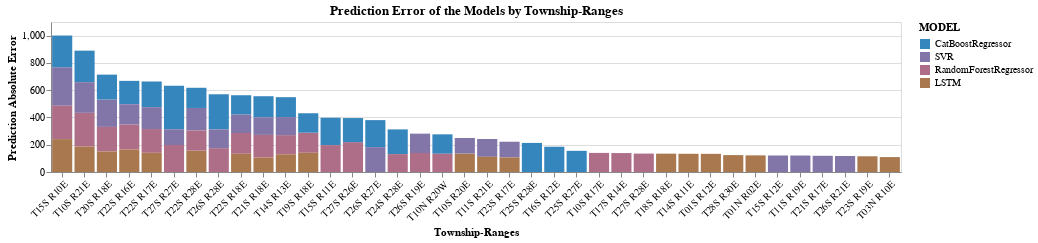

Notebook cell for this chart:
### Code cell
draw_model_error_by_township(error_by_gsegwe_df)

### Figure 1 — Vega-Lite specification as saved in the notebook (floating-point values rounded to 4 significant figures)
{"config": {"view": {"continuousWidth": 400, "continuousHeight": 300}}, "data": {"name": "data-17b64fb79d79f7134501fa431038214f"}, "mark": {"type": "bar", "opacity": 1}, "encoding": {"color": {"field": "MODEL", "scale": {"domain": ["CatBoostRegressor", "SVR", "RandomForestRegressor", "LSTM"], "range": ["#3586BD", "#8275A8", "#AE6E88", "#A9784F"]}, "type": "nominal"}, "tooltip": [{"field": "MODEL", "type": "nominal"}, {"field": "ABS_ERROR", "type": "quantitative"}, {"field": "TOWNSHIP_RANGE", "type": "nominal"}], "x": {"axis": {"labelAngle": -45}, "field": "TOWNSHIP_RANGE", "sort": "-y", "title": "Township-Ranges", "type": "nominal"}, "y": {"field": "ABS_ERROR", "title": "Prediction Absolute Error", "type": "quantitative"}}, "height": 150, "title": "Prediction Error of the Models by Township-Ranges", "width": 850, "$schema": "https://vega.github.io/schema/vega-lite/v4.17.0.json", "datasets": {"data-17b64fb79d79f7134501fa431038214f": [{"TOWNSHIP_RANGE": "T27S R27E", "2021_GSE_GWE": 626.5, "MODEL": "CatBoostRegressor", "ABS_ERROR": 319.3}, {"TOWNSHIP_RANGE": "T15S R10E", "2021_GSE_GWE": 182.3, "MODEL": "SVR", "ABS_ERROR": 282.5}, {"TOWNSHIP_RANGE": "T26S R28E", "2021_GSE_GWE": 708.6, "MODEL": "CatBoostRegressor", "ABS_ERROR": 257.6}, {"TOWNSHIP_RANGE": "T10S R21E", "2021_GSE_GWE": 27.3, "MODEL": "RandomForestRegressor", "ABS_ERROR": 247.5}, {"TOWNSHIP_RANGE": "T15S R10E", "2021_GSE_GWE": 182.3, "MODEL": "RandomForestRegressor", "ABS_ERROR": 244.6}, {"TOWNSHIP_RANGE": "T15S R10E", "2021_GSE_GWE": 182.3, "MODEL": "LSTM", "ABS_ERROR": 241.2}, {"TOWNSHIP_RANGE": "T15S R10E", "2021_GSE_GWE": 182.3, "MODEL": "CatBoostRegressor", "ABS_ERROR": 232.6}, {"TOWNSHIP_RANGE": "T10S R21E", "2021_GSE_GWE": 27.3, "MODEL": "CatBoostRegressor", "ABS_ERROR": 231.1}, {"TOWNSHIP_RANGE": "T10S R21E", "2021_GSE_GWE": 27.3, "MODEL": "SVR", "ABS_ERROR": 225.0}, {"TOWNSHIP_RANGE": "T27S R26E", "2021_GSE_GWE": 443.7, "MODEL": "RandomForestRegressor", "ABS_ERROR": 218.9}, {"TOWNSHIP_RANGE": "T25S R28E", "2021_GSE_GWE": 625.6, "MODEL": "CatBoostRegressor", "ABS_ERROR": 213.3}, {"TOWNSHIP_RANGE": "T20S R18E", "2021_GSE_GWE": 391.8, "MODEL": "SVR", "ABS_ERROR": 201.1}, {"TOWNSHIP_RANGE": "T15S R11E", "2021_GSE_GWE": 621.0, "MODEL": "CatBoostRegressor", "ABS_ERROR": 200.9}, {"TOWNSHIP_RANGE": "T26S R27E", "2021_GSE_GWE": 622.6, "MODEL": "CatBoostRegressor", "ABS_ERROR": 198.1}, {"TOWNSHIP_RANGE": "T27S R27E", "2021_GSE_GWE": 626.5, "MODEL": "RandomForestRegressor", "ABS_ERROR": 198.0}, {"TOWNSHIP_RANGE": "T15S R11E", "2021_GSE_GWE": 621.0, "MODEL": "RandomForestRegressor", "ABS_ERROR": 197.0}, {"TOWNSHIP_RANGE": "T22S R17E", "2021_GSE_GWE": 473.4, "MODEL": "CatBoostRegressor", "ABS_ERROR": 188.3}, {"TOWNSHIP_RANGE": "T10S R21E", "2021_GSE_GWE": 27.3, "MODEL": "LSTM", "ABS_ERROR": 186.3}, {"TOWNSHIP_RANGE": "T16S R12E", "2021_GSE_GWE": 621.0, "MODEL": "CatBoostRegressor", "ABS_ERROR": 185.3}, {"TOWNSHIP_RANGE": "T22S R16E", "2021_GSE_GWE": 483.0, "MODEL": "RandomForestRegressor", "ABS_ERROR": 184.1}, {"TOWNSHIP_RANGE": "T26S R27E", "2021_GSE_GWE": 622.6, "MODEL": "SVR", "ABS_ERROR": 182.4}, {"TOWNSHIP_RANGE": "T20S R18E", "2021_GSE_GWE": 391.8, "MODEL": "CatBoostRegressor", "ABS_ERROR": 182.4}, {"TOWNSHIP_RANGE": "T24S R28E", "2021_GSE_GWE": 546.1, "MODEL": "CatBoostRegressor", "ABS_ERROR": 181.1}, {"TOWNSHIP_RANGE": "T20S R18E", "2021_GSE_GWE": 391.8, "MODEL": "RandomForestRegressor", "ABS_ERROR": 180.0}, {"TOWNSHIP_RANGE": "T27S R26E", "2021_GSE_GWE": 443.7, "MODEL": "CatBoostRegressor", "ABS_ERROR": 176.7}, {"TOWNSHIP_RANGE": "T26S R28E", "2021_GSE_GWE": 708.6, "MODEL": "RandomForestRegressor", "ABS_ERROR": 174.9}, {"TOWNSHIP_RANGE": "T22S R17E", "2021_GSE_GWE": 473.4, "MODEL": "RandomForestRegressor", "ABS_ERROR": 174.1}, {"TOWNSHIP_RANGE": "T22S R16E", "2021_GSE_GWE": 483.0, "MODEL": "CatBoostRegressor", "ABS_ERROR": 171.2}, {"TOWNSHIP_RANGE": "T21S R18E", "2021_GSE_GWE": 416.2, "MODEL": "RandomForestRegressor", "ABS_ERROR": 166.2}, {"TOWNSHIP_RANGE": "T22S R28E", "2021_GSE_GWE": 269.7, "MODEL": "SVR", "ABS_ERROR": 165.1}, {"TOWNSHIP_RANGE": "T22S R16E", "2021_GSE_GWE": 483.0, "MODEL": "LSTM", "ABS_ERROR": 164.7}, {"TOWNSHIP_RANGE": "T22S R17E", "2021_GSE_GWE": 473.4, "MODEL": "SVR", "ABS_ERROR": 160.3}, {"TOWNSHIP_RANGE": "T22S R28E", "2021_GSE_GWE": 269.7, "MODEL": "LSTM", "ABS_ERROR": 156.8}, {"TOWNSHIP_RANGE": "T25S R27E", "2021_GSE_GWE": 558.6, "MODEL": "CatBoostRegressor", "ABS_ERROR": 155.3}, {"TOWNSHIP_RANGE": "T21S R18E", "2021_GSE_GWE": 416.2, "MODEL": "CatBoostRegressor", "ABS_ERROR": 155.1}, {"TOWNSHIP_RANGE": "T22S R18E", "2021_GSE_GWE": 406.4, "MODEL": "RandomForestRegressor", "ABS_ERROR": 152.4}, {"TOWNSHIP_RANGE": "T20S R18E", "2021_GSE_GWE": 391.8, "MODEL": "LSTM", "ABS_ERROR": 150.7}, {"TOWNSHIP_RANGE": "T22S R16E", "2021_GSE_GWE": 483.0, "MODEL": "SVR", "ABS_ERROR": 148.3}, {"TOWNSHIP_RANGE": "T22S R28E", "2021_GSE_GWE": 269.7, "MODEL": "CatBoostRegressor", "ABS_ERROR": 148.1}, {"TOWNSHIP_RANGE": "T22S R28E", "2021_GSE_GWE": 269.7, "MODEL": "RandomForestRegressor", "ABS_ERROR": 147.7}, {"TOWNSHIP_RANGE": "T19S R18E", "2021_GSE_GWE": 348.8, "MODEL": "RandomForestRegressor", "ABS_ERROR": 147.3}, {"TOWNSHIP_RANGE": "T14S R13E", "2021_GSE_GWE": 192.2, "MODEL": "CatBoostRegressor", "ABS_ERROR": 146.0}, {"TOWNSHIP_RANGE": "T19S R18E", "2021_GSE_GWE": 348.8, "MODEL": "CatBoostRegressor", "ABS_ERROR": 142.6}, {"TOWNSHIP_RANGE": "T10N R20W", "2021_GSE_GWE": 569.5, "MODEL": "CatBoostRegressor", "ABS_ERROR": 142.4}, {"TOWNSHIP_RANGE": "T22S R18E", "2021_GSE_GWE": 406.4, "MODEL": "CatBoostRegressor", "ABS_ERROR": 142.4}, {"TOWNSHIP_RANGE": "T26S R19E", "2021_GSE_GWE": 210.0, "MODEL": "SVR", "ABS_ERROR": 141.6}, {"TOWNSHIP_RANGE": "T19S R18E", "2021_GSE_GWE": 348.8, "MODEL": "LSTM", "ABS_ERROR": 141.0}, {"TOWNSHIP_RANGE": "T22S R17E", "2021_GSE_GWE": 473.4, "MODEL": "LSTM", "ABS_ERROR": 140.9}, {"TOWNSHIP_RANGE": "T14S R13E", "2021_GSE_GWE": 192.2, "MODEL": "RandomForestRegressor", "ABS_ERROR": 140.6}, {"TOWNSHIP_RANGE": "T10S R17E", "2021_GSE_GWE": 297.7, "MODEL": "RandomForestRegressor", "ABS_ERROR": 140.1}, {"TOWNSHIP_RANGE": "T26S R19E", "2021_GSE_GWE": 210.0, "MODEL": "RandomForestRegressor", "ABS_ERROR": 139.5}, {"TOWNSHIP_RANGE": "T17S R14E", "2021_GSE_GWE": 475.2, "MODEL": "RandomForestRegressor", "ABS_ERROR": 138.8}, {"TOWNSHIP_RANGE": "T26S R28E", "2021_GSE_GWE": 708.6, "MODEL": "SVR", "ABS_ERROR": 137.6}, {"TOWNSHIP_RANGE": "T10S R20E", "2021_GSE_GWE": 163.3, "MODEL": "LSTM", "ABS_ERROR": 135.6}, {"TOWNSHIP_RANGE": "T27S R28E", "2021_GSE_GWE": 367.5, "MODEL": "RandomForestRegressor", "ABS_ERROR": 135.0}, {"TOWNSHIP_RANGE": "T18S R18E", "2021_GSE_GWE": 294.3, "MODEL": "LSTM", "ABS_ERROR": 134.5}, {"TOWNSHIP_RANGE": "T22S R18E", "2021_GSE_GWE": 406.4, "MODEL": "SVR", "ABS_ERROR": 134.4}, {"TOWNSHIP_RANGE": "T10N R20W", "2021_GSE_GWE": 569.5, "MODEL": "RandomForestRegressor", "ABS_ERROR": 133.7}, {"TOWNSHIP_RANGE": "T22S R18E", "2021_GSE_GWE": 406.4, "MODEL": "LSTM", "ABS_ERROR": 133.7}, {"TOWNSHIP_RANGE": "T14S R11E", "2021_GSE_GWE": 208.0, "MODEL": "LSTM", "ABS_ERROR": 133.5}, {"TOWNSHIP_RANGE": "T01S R12E", "2021_GSE_GWE": 161.8, "MODEL": "LSTM", "ABS_ERROR": 133.0}, {"TOWNSHIP_RANGE": "T14S R13E", "2021_GSE_GWE": 192.2, "MODEL": "SVR", "ABS_ERROR": 132.1}, {"TOWNSHIP_RANGE": "T24S R28E", "2021_GSE_GWE": 546.1, "MODEL": "RandomForestRegressor", "ABS_ERROR": 131.2}, {"TOWNSHIP_RANGE": "T11S R21E", "2021_GSE_GWE": 48.35, "MODEL": "SVR", "ABS_ERROR": 130.8}, {"TOWNSHIP_RANGE": "T14S R13E", "2021_GSE_GWE": 192.2, "MODEL": "LSTM", "ABS_ERROR": 129.9}, {"TOWNSHIP_RANGE": "T21S R18E", "2021_GSE_GWE": 416.2, "MODEL": "SVR", "ABS_ERROR": 128.6}, {"TOWNSHIP_RANGE": "T28S R30E", "2021_GSE_GWE": 29.29, "MODEL": "LSTM", "ABS_ERROR": 124.0}, {"TOWNSHIP_RANGE": "T01N R02E", "2021_GSE_GWE": 53.19, "MODEL": "LSTM", "ABS_ERROR": 122.0}, {"TOWNSHIP_RANGE": "T15S R12E", "2021_GSE_GWE": 394.1, "MODEL": "SVR", "ABS_ERROR": 121.1}, {"TOWNSHIP_RANGE": "T11S R19E", "2021_GSE_GWE": 304.2, "MODEL": "SVR", "ABS_ERROR": 120.8}, {"TOWNSHIP_RANGE": "T21S R17E", "2021_GSE_GWE": 437.7, "MODEL": "SVR", "ABS_ERROR": 118.7}, {"TOWNSHIP_RANGE": "T26S R21E", "2021_GSE_GWE": 236.7, "MODEL": "SVR", "ABS_ERROR": 117.4}, {"TOWNSHIP_RANGE": "T23S R17E", "2021_GSE_GWE": 369.4, "MODEL": "SVR", "ABS_ERROR": 115.6}, {"TOWNSHIP_RANGE": "T27S R27E", "2021_GSE_GWE": 626.5, "MODEL": "SVR", "ABS_ERROR": 115.5}, {"TOWNSHIP_RANGE": "T23S R19E", "2021_GSE_GWE": 116.6, "MODEL": "LSTM", "ABS_ERROR": 115.3}, {"TOWNSHIP_RANGE": "T10S R20E", "2021_GSE_GWE": 163.3, "MODEL": "SVR", "ABS_ERROR": 114.0}, {"TOWNSHIP_RANGE": "T11S R21E", "2021_GSE_GWE": 48.35, "MODEL": "LSTM", "ABS_ERROR": 111.2}, {"TOWNSHIP_RANGE": "T03N R10E", "2021_GSE_GWE": 88.8, "MODEL": "LSTM", "ABS_ERROR": 109.4}, {"TOWNSHIP_RANGE": "T23S R17E", "2021_GSE_GWE": 369.4, "MODEL": "LSTM", "ABS_ERROR": 106.4}, {"TOWNSHIP_RANGE": "T21S R18E", "2021_GSE_GWE": 416.2, "MODEL": "LSTM", "ABS_ERROR": 105.8}]}}
